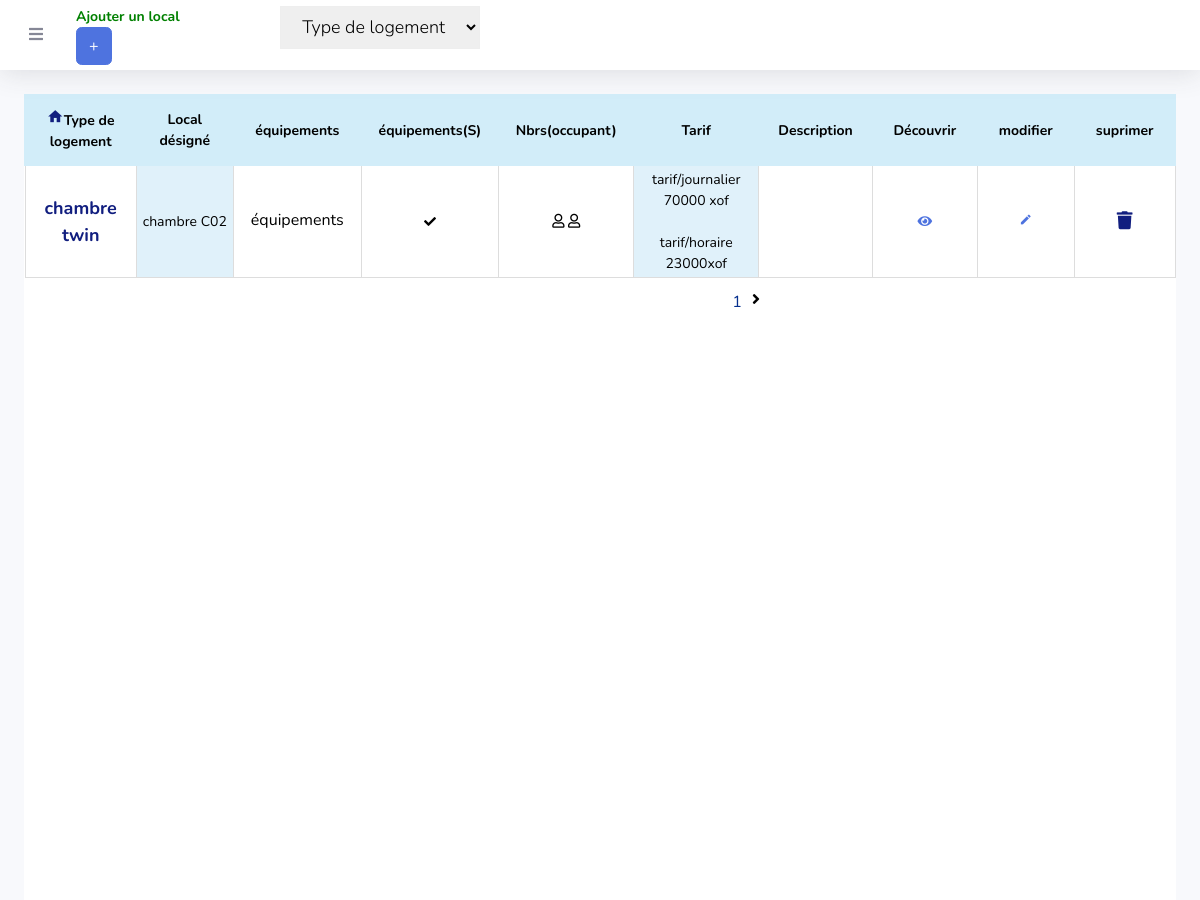
/inventaire_gestion_home.php (signed in, upper part), run on an earlier commit of the app's database.
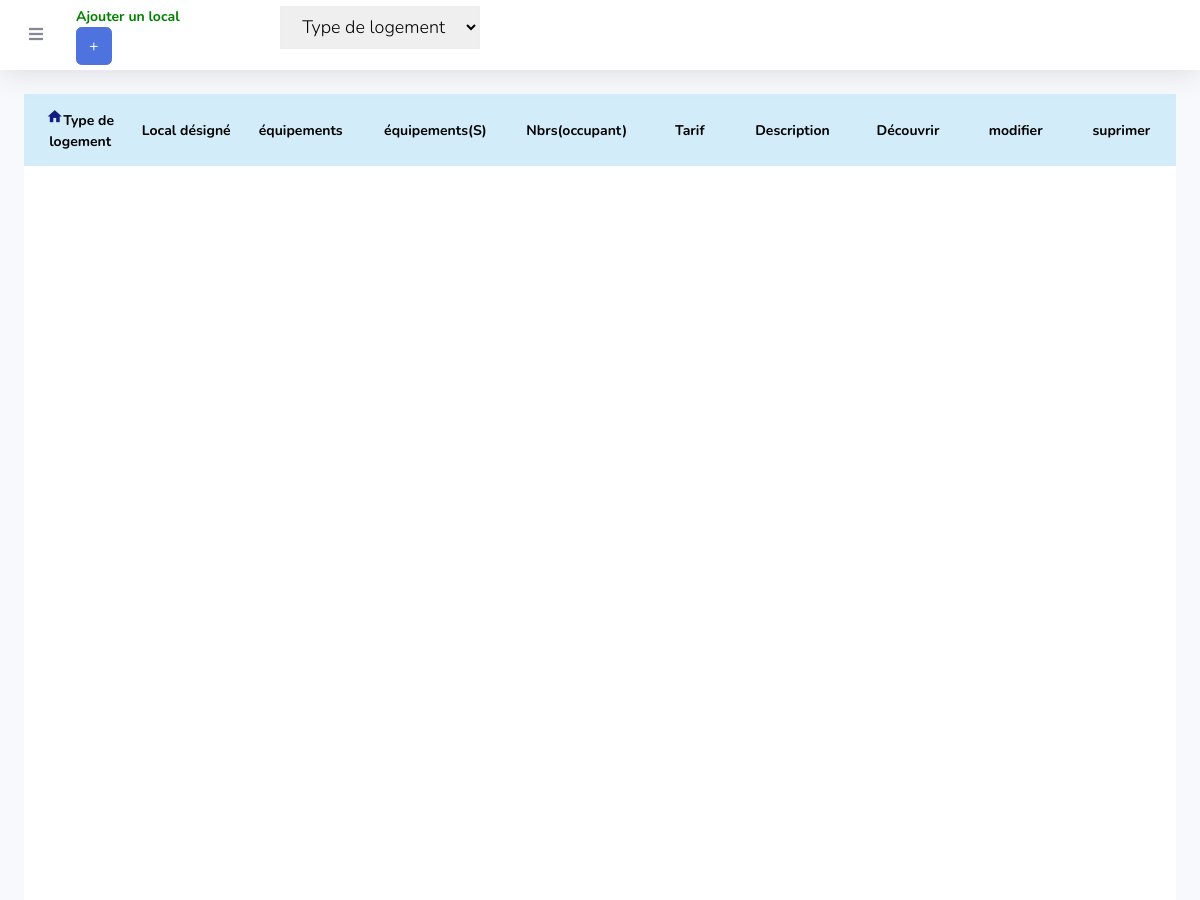
And on a later commit of the database.
### tables this page shows
CREATE TABLE `chambre` (
  `id` int(11) NOT NULL,
  `id_chambre` int(11) NOT NULL,
  `chambre` varchar(40) NOT NULL,
  `email_ocd` varchar(60) NOT NULL,
  `type_logement` varchar(30) NOT NULL,
  `cout_nuite` varchar(18) NOT NULL,
  `cout_pass` varchar(18) NOT NULL,
  `occupant` tinyint(2) NOT NULL,
  `nombre_lits` tinyint(2) NOT NULL,
  `equipement` varchar(500) NOT NULL,
  `equipements` varchar(300) NOT NULL,
  `infos` varchar(400) NOT NULL,
  `icons` varchar(200) NOT NULL,
  `types` int(2) NOT NULL,
  `active` varchar(5) NOT NULL,
  `codes` tinyint(2) NOT NULL,
  `society` varchar(100) NOT NULL,
  `id_visitor` varchar(200) NOT NULL
);

### inventaire_gestion_home.php (the view, shortened to what this page needs)
<?php
include('connecte_db.php');
$record_peage=5;
$page="";
if(isset($_GET['page'])){
$page = $_GET['page'];
}
else {
$page=1;
}
   if($_SESSION['code']==0){
   $reg=$bds->prepare('SELECT count(*) AS nbrs FROM chambre WHERE email_ocd= :email_ocd');
   $reg->execute(array(':email_ocd'=>$_SESSION['email_ocd']));
   }
   else{
	  $reg=$bds->prepare('SELECT count(*) AS nbrs FROM chambre WHERE email_ocd= :email_ocd AND codes= :code');
      $reg->execute(array(':code'=>$_SESSION['code'],
	                      ':email_ocd'=>$_SESSION['email_ocd']));
   }
?>
<!DOCTYPE html>
<html lang="fr">
<head>
    <link href="vendor/fontawesome-free/css/all.min.css" rel="stylesheet" type="text/css">
    <link href="css/sb-admin-2.min.css" rel="stylesheet">
    <link href="vendor/datatables/dataTables.bootstrap4.min.css" rel="stylesheet">
</head>
<body id="page-top">
    <div id="wrapper">
        <?php include('inc_menu_principale.php');?>
        <div id="content-wrapper" class="d-flex flex-column">
            <div id="content">
                <nav class="navbar navbar-expand navbar-light bg-white topbar mb-4 static-top shadow">
                    <button id="sidebarToggleTop" class="btn">
                        <i class="fa fa-bars"></i>
                    </button>
                    <form
                        class="navbar-search">
                        <div class="input-group">
                           <div class="inputs">
                               Ajouter un local  <button type="button" class="btn btn-primary" id="but">
                              +</button>
                            </div>
                        <div class="input"><select class="form-select form-select-sm" aria-label=".form-select-sm example">
                         <option value="">Type de logement</option>
                          </select>
                          </div>
                        </div>
                    </form>
                </nav>
                <div class="container-fluid">
                    <div class="center">
					<?php
        $smart_from =($page -1)*$record_peage;
   if($_SESSION['code']!=0) {
    $req=$bds->prepare('SELECT id,id_chambre,chambre,type_logement,equipements,equipement,cout_nuite,cout_pass,icons,infos FROM chambre WHERE email_ocd= :email_ocd AND codes= :code ORDER BY id DESC LIMIT '.$smart_from.','.$record_peage.'');
    $req->execute(array(':code'=>$_SESSION['code'],
	                   ':email_ocd'=>$_SESSION['email_ocd']));
   }
   else{
	 $req=$bds->prepare('SELECT id,id_chambre,chambre,type_logement,equipements,equipement,cout_nuite,cout_pass,icons,infos FROM chambre WHERE email_ocd= :email_ocd  ORDER BY id DESC LIMIT '.$smart_from.','.$record_peage.'');
     $req->execute(array(':email_ocd'=>$_SESSION['email_ocd']));
	 }
	$rem='<span class="ts"></span>';
	$rt=",";
	$rs='<span class="ts"><i style="font-size:12px" class="fa">&#xf00c;</i></span>';
                        echo'	<table id="tb">
     <thead>
     <tr class="tf">
      <th scope="col"><i class="material-icons" style="font-size:17px;color:#111E7F">home</i>Type de logement</th>
	  <th scope="col">Local désigné</th>
	  <th scope="col">équipements</th>
	   <th scope="col">équipements(S)</th>
	   <th scope="col">Nbrs(occupant)</th>
	  <th scope="col">Tarif</th>
	  <th scope="col">Description</th>
	  <th scope="col">Découvrir</th>
	  <th scope="col">modifier</th>
	  <th scope="col">suprimer</th>
      </tr>
      </thead>
      <tbody>';
	while($donnees = $req->fetch()) {
	 echo'<tr>
      <td> <span class="home">'.$donnees['type_logement'].'</span></td>
	  <td class="color">'.$donnees['chambre'].'</td>
	  <td><h3>équipements</h3><span class="div">'.str_replace($rt,$rem,$donnees['equipement']).'</span></td>
	  <td><i style="font-size:12px" class="fa">&#xf00c;</i> '.str_replace($rt,$rs,$donnees['equipements']).'
	  </td>
      <td>'.$donnees['icons'].'</td>
	  <td class="color">tarif/journalier<br/>'.$donnees['cout_nuite'].' xof<br/><br/>tarif/horaire<br/>'.$donnees['cout_pass'].'xof</td>
      <td>'.$donnees['infos'].'</td>
	  <td><a href="view_data_home.php?home='.$donnees['id_chambre'].'" title="plus d\'infos"><i class="fas fa-eye" style="font-size:13px"></i></a></td>
	  <td><a href="edit_data_home.php?home='.$donnees['id_chambre'].'" title="modifier"><i class="material-icons" style="font-size:13px">create</i></a></td>
	  <td><a href="#" data-id1='.$donnees['id_chambre'].' class="home"><i class="fas fa-trash"></i></a></td>
	  </tr>';
	}
	echo'
      </tbody>
     </table>';
   if($_SESSION['code']==0){
   $reg=$bds->prepare('SELECT count(*) AS nbrs FROM chambre WHERE email_ocd= :email_ocd');
   $reg->execute(array(':email_ocd'=>$_SESSION['email_ocd']));
   }
   else{
	  $reg=$bds->prepare('SELECT count(*) AS nbrs FROM chambre WHERE email_ocd= :email_ocd AND codes= :code');
      $reg->execute(array(':code'=>$_SESSION['code'],
	                      ':email_ocd'=>$_SESSION['email_ocd']));
   }
   $dns=$reg->fetch();
   $totale_page=$dns['nbrs']/$record_peage;
   $totale_page = ceil($totale_page);
   if($totale_page == 0){
	  $page =1;
   }
   echo'<div class="pied_page">';
   for($i=1; $i<=$totale_page; $i++) {
	    if($page!=$i){
	   echo'<div><a class="bout" href="inventaire_gestion_home.php?page='.$i.'">'.$i.'</a></div>';
		}
		else{
			echo'<a class="bouts">'.$i.'</a>';
		}
	}
	if($i > $page){
		$page =$page+1;
		echo'<div class="p"><a href="inventaire_gestion_home.php?page='.($page+1).'"><i class="fa fa-angle-right" aria-hidden="true" style="font-size=33px;color:black"></i></a></div>';
	}
	echo'</div>';
             ?>
					</div>
                </div>
            </div>
        </div>
    </div>
 </div>
</body>
</html>

### inc_menu_principale.php (shortened to what this page needs)
<div id="wrapper">

### inventaire_gestion_home.php (style rules this page uses)
h1,select { height:35px;border-color:#eee;text-align:center;border-bottom:1px solid #eee;font-family:Nunito,-apple-system,BlinkMacSystemFont,"Segoe UI",Roboto,"Helvetica Neue",Arial,sans-serif,"Apple Color Emoji","Segoe UI Emoji","Segoe UI Symbol","Noto Color Emoji";font-size:18px;font-weight:300;color:black;margin-left:%; }
.center { background-color:white;width:80%;padding-top:5px;padding-bottom:50px; }
.inputs,.input { margin-left:5%;float:left; }
.form-select { margin-left:40%;width:200px;height:43px; }
.inputs { font-family:Nunito,-apple-system,BlinkMacSystemFont,"Segoe UI",Roboto,"Helvetica Neue",Arial,sans-serif,"Apple Color Emoji","Segoe UI Emoji","Segoe UI Symbol","Noto Color Emoji";font-size:14px;font-weight:bold;color:green; }
.center { width:90%;margin-left:5%;background-color:white; }
#tb td, #tb th { border: 1px solid #ddd;padding:3px;width:250px;text-align:center;font-size:14px; }
#tb th { padding-top: 12px;padding-bottom: 12px;text-align: left;color: black;text-align:center;background:#D2EDF9;border:2px solid #D2EDF9 }
#tb { margin-top:10px; }
@media (min-width: 992px) and (max-width: 1200px) { .center { width:100%;margin:0;padding:0;height:1000px; } }
@media (min-width: 992px) and (max-width: 1200px) { .btn { display:block; } }
@media (min-width: 992px) and (max-width: 1200px) { .center { height:1700px; } }
h3 { color:black;padding-top:5%;font-family:Nunito,-apple-system,BlinkMacSystemFont,"Segoe UI",Roboto,"Helvetica Neue",Arial,sans-serif,"Apple Color Emoji","Segoe UI Emoji","Segoe UI Symbol","Noto Color Emoji";font-size:16px;text-align:center; }
.color { background:#E0F1FA; }
.home { color:#111E7F;font-size:18px;font-weight:bold; }
.pied_page { margin-left:60%;margin-top:10px;width:30%; }
.bouts { background:white;border:2px solid white;color:#06308E;text-align:center;float:left;margin-left:2%;width:30px;height:30px }
#tb td { height:90px;color:black }
.pied,.p { float:left; }

What changed in the data, as far as the page shows it:
removed chambre: type_logement "chambre twin", chambre "chambre C02", cout_nuite "70000", cout_pass "23000"
Also different on the page:
list line gone: "1"
